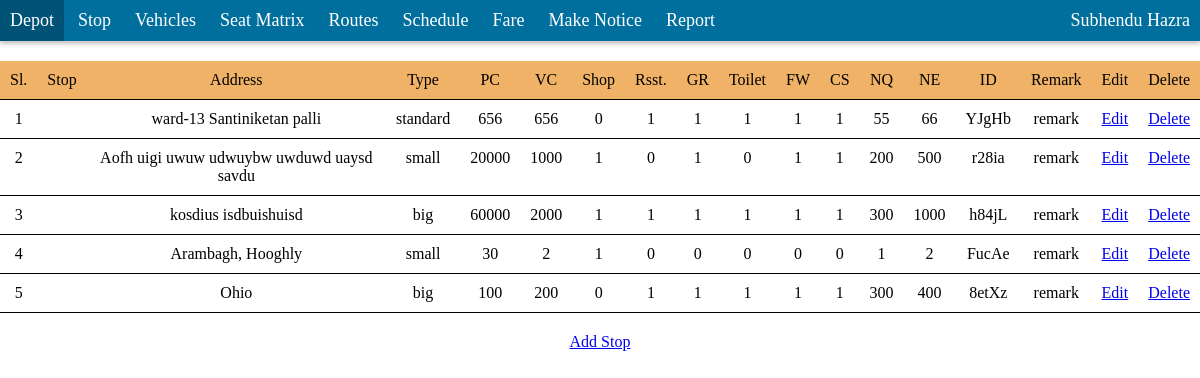
Screenshot of /admin/panel/stop/index.php (signed in) with the database file from the repository.
### tables this page shows
CREATE TABLE `stop` (
  `sl` int(10) UNSIGNED NOT NULL,
  `id` varchar(5) NOT NULL,
  `depot` varchar(100) NOT NULL,
  `address` varchar(300) NOT NULL,
  `type` enum('small','standard','big','') NOT NULL,
  `remark` varchar(500) NOT NULL,
  `passenger_capacity` int(11) NOT NULL,
  `vehicle_capacity` int(11) NOT NULL,
  `shop` tinyint(1) NOT NULL,
  `restaurant` tinyint(1) NOT NULL,
  `guest_room` tinyint(1) NOT NULL,
  `toilet` tinyint(1) NOT NULL,
  `free_wifi` tinyint(1) NOT NULL,
  `carshed` tinyint(1) NOT NULL,
  `no_of_employee` int(11) NOT NULL,
  `no_of_quarter` int(11) NOT NULL
);

### admin/panel/stop/index.php (the view, shortened to what this page needs)
<?php
require_once("../../header.php");
?>
<div id="main_area">
<div id="main_inner">
	<div id="avail_epot">
		<?php
				$query="SELECT * FROM stop";
				if($rows=mysqli_query($db,$query)){
					$i=1;
						echo "<div class='table_row'>";
						echo "<div class='table_row_items sl'>Sl.</div>";
						echo "<div class='table_row_items depot'>Stop</div>";
						echo "<div class='table_row_items address'>Address</div>";
						echo "<div class='table_row_items type'>Type</div>";
						echo "<div class='table_row_items passenger_capacity' title='Passenger Capacity'>PC</div>";
						echo "<div class='table_row_items vehicle_capacity' title='Passenger Capacity'>VC</div>";
						echo "<div class='table_row_items shop'>Shop</div>";
						echo "<div class='table_row_items restaurant' title='Restaurant'>Rsst.</div>";
						echo "<div class='table_row_items guest_room' title='Guest Room'>GR</div>";
						echo "<div class='table_row_items toilet'>Toilet</div>";
						echo "<div class='table_row_items free_wifi' title='Free Wifi'>FW</div>";
						echo "<div class='table_row_items carshed' title='Carshed'>CS</div>";
						echo "<div class='table_row_items no_of_quarter' title='No Of Quarter'>NQ</div>";
						echo "<div class='table_row_items no_of_employee' title='No of Employee'>NE</div>";
						echo "<div class='table_row_items id'>ID</div>";
						echo "<div class='table_row_items remark'>Remark</div>";
						echo "<div class='table_row_items edit'>Edit</div>";
						echo "<div class='table_row_items delete'>Delete</div>";
						echo "</div>";
					while($row=mysqli_fetch_array($rows,MYSQLI_BOTH)){
						echo "<div class='table_row'>";
						echo "<div class='table_row_items sl'>".$i."</div>";
						echo "<div class='table_row_items depot'>".$row['stop']."</div>";
						echo "<div class='table_row_items address'>".$row['address']."</div>";
						echo "<div class='table_row_items type'>".$row['type']."</div>";
						echo "<div class='table_row_items passenger_capacity' title='Passenger Capacity'>".$row['passenger_capacity']."</div>";
						echo "<div class='table_row_items vehicle_capacity' title='Passenger Capacity'>".$row['vehicle_capacity']."</div>";
						echo "<div class='table_row_items shop'>".$row['shop']."</div>";
						echo "<div class='table_row_items restaurant' title='Restaurant'>".$row['restaurant']."</div>";
						echo "<div class='table_row_items guest_room' title='Guest Room'>".$row['guest_room']."</div>";
						echo "<div class='table_row_items toilet'>".$row['toilet']."</div>";
						echo "<div class='table_row_items free_wifi' title='Free Wifi'>".$row['free_wifi']."</div>";
						echo "<div class='table_row_items carshed' title='Carshed'>".$row['carshed']."</div>";
						echo "<div class='table_row_items no_of_quarter' title='No Of Quarter'>".$row['no_of_quarter']."</div>";
						echo "<div class='table_row_items title='No of Employee'>".$row['no_of_employee']."</div>";
						echo "<div class='table_row_items id'>".$row['id']."</div>";
						echo "<div class='table_row_items remark'>remark</div>";
						echo "<div class='table_row_items edit'><a href='edit.php?id=".$row['id']."'>Edit</a></div>";
						echo "<div class='table_row_items delete'><a href='delete.php?id=".$row['id']."'>Delete</a></div>";
						echo "</div>";
						$i++;
					}
				}
			?>
	</div>
	<div id="depot_action">
		<a href="add.php">Add Stop</a>
	</div>
</div>
</div>

### admin/header.php (shortened to what this page needs)
<?php
$logged=false;
if(isset($_SESSION['logged']) && $_SESSION['log_type']=="admin"){
	$logged=true;
}else{
	$logged=false;
}
?>
<html>
<head>
</head>
<body>
<?php
if($logged===true){
?>
<div id="header">
	<div id="identity">
		<a href="/admin/view_admin"><?php echo $_SESSION['login_name']; ?></a>
	</div>
	<div>
		<a href="/admin/panel/depot"><div class="header_items">Depot</div></a>
		<a href="/admin/panel/stop"><div class="header_items">Stop</div></a>
		<a href="/admin/panel/vehicles"><div class="header_items">Vehicles</div></a>
		<a href="/admin/panel/seat_matrix"><div class="header_items">Seat Matrix</div></a>
		<a href="/admin/panel/routes"><div class="header_items">Routes</div></a>
		<a href="/admin/panel/schedule"><div class="header_items">Schedule</div></a>
		<a href="/admin/panel/fare"><div class="header_items">Fare</div></a>
		<a href="admin/panel/make_notice"><div class="header_items">Make Notice</div></a>
		<a href="admin/panel/report"><div class="header_items">Report</div></a>
	</div>
</div>
<?php
}else{
?>
<div id="header">
<div style="padding:10px;font-size:20px;background:gold;color:blue;">Log In please.</div>
</div>
<?php
}
?>

### admin/header.php (style rules this page uses)
body { padding:0px; margin:0px; font-family:ubuntu,tahoma; }
#header { background:rgb(0,111,157); color:white; box-shadow:rgba(160,160,160,0.6) 0px 3px 4px; }
#identity { float:right; padding:10px; font-size:18px; }
#header .header_items { display:inline-block; padding:10px; font-size:18px; cursor:pointer; transition:background 0.3s; }
#header a { color:white; text-decoration:none; }

### admin/panel/stop/index.php (style rules this page uses)
#main_area { margin:20px auto; max-width:100%; }
#main_inner { text-align: -webkit-center; text-align: -moz-center; text-align: -ms-center; text-align: -o-center; }
#main_area .table_row { display:table-row; }
#main_area .table_row:first-child { background:#f0b267; }
#main_area .table_row .table_row_items { display:table-cell; border-bottom:1px solid black; padding:10px; }
#main_area #depot_action { margin:20px auto; max-width:90%; }

### rows the page displays
stop: address "ward-13 Santiniketan palli", type "standard", passenger_capacity "656", vehicle_capacity "656", shop "0", restaurant "1", guest_room "1", toilet "1", free_wifi "1", carshed "1", no_of_quarter "55", no_of_employee "66", id "YJgHb"
stop: address "Aofh uigi uwuw udwuybw uwduwd uaysd savdu", type "small", passenger_capacity "20000", vehicle_capacity "1000", shop "1", restaurant "0", guest_room "1", toilet "0", free_wifi "1", carshed "1", no_of_quarter "200", no_of_employee "500", id "r28ia"
stop: address "kosdius isdbuishuisd", type "big", passenger_capacity "60000", vehicle_capacity "2000", shop "1", restaurant "1", guest_room "1", toilet "1", free_wifi "1", carshed "1", no_of_quarter "300", no_of_employee "1000", id "h84jL"
stop: address "Arambagh, Hooghly", type "small", passenger_capacity "30", vehicle_capacity "2", shop "1", restaurant "0", guest_room "0", toilet "0", free_wifi "0", carshed "0", no_of_quarter "1", no_of_employee "2", id "FucAe"
stop: address "Ohio", type "big", passenger_capacity "100", vehicle_capacity "200", shop "0", restaurant "1", guest_room "1", toilet "1", free_wifi "1", carshed "1", no_of_quarter "300", no_of_employee "400", id "8etXz"

### other values shown
$_SESSION['login_name'] "Subhendu Hazra"
